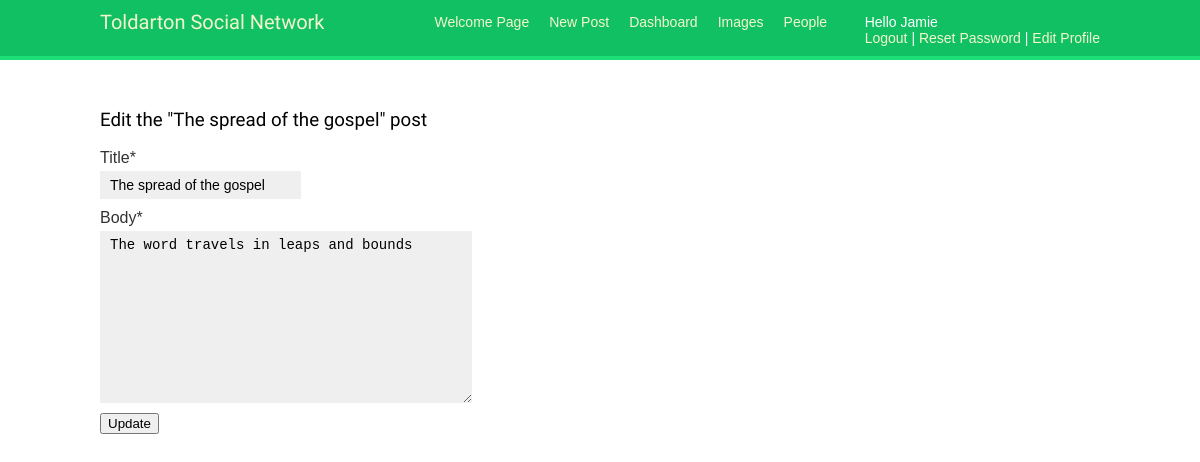
/posts/new/2/edit/ (signed in), run on the app's committed database.
### posts/models.py (models this page shows, shortened)
class Post(models.Model):
    title = models.CharField(max_length=255)
    body = models.TextField()
    date = models.DateTimeField(auto_now_add=True)
    author = models.ForeignKey(get_user_model(), on_delete=models.CASCADE, )
    class Meta:
        ordering = ['-date']

### posts/views.py (the view)
# urls.py: path('<int:pk>/edit/', PostUpdateView.as_view(), name='post_edit'),
class PostUpdateView(LoginRequiredMixin, UserPassesTestMixin, UpdateView):
    model = Post
    fields = ('title', 'body',)
    template_name = 'post_edit.html'
    login_url = 'login'
    def test_func(self):
        obj = self.get_object()
        return obj.author == self.request.user

### account/templates/post_edit.html (shortened to what this page needs)
{% extends 'base.html' %}
{% load crispy_forms_tags %}
{% block content %}
    <div class="row">
        <div class="col-sm-6">
            <h3>Edit the "{{ post.title }}" post</h3>
            <form action="" method="post">{% csrf_token %}
                {% crispy form %}
                <button class="btn btn-info ml-2" type="submit">Update</button>
            </form>
        </div>
    </div>
{% endblock content %}

### account/templates/base.html (shortened to what this page needs)
{% load static %}
<!DOCTYPE html>
<html>
<head>
  <link href="{% static "css/base.css" %}" rel="stylesheet">
</head>
<body>
  <div id="header">
    <span class="logo">Toldarton Social Network</span>
    {% if request.user.is_authenticated %}
    <ul class="menu">
      <li {% if section == "dashboard" %}class="selected"{% endif %}>
        <a href="{% url "dashboard" %}">Welcome Page</a>
      </li>
    <li {% if section == "post_new" %}class="selected"{% endif %}>
    <a href="{% url "post_new" %}">New Post</a>
      </li>
    <li {% if section == "post_list" %}class="selected"{% endif %}>
        <a href="post_list">Dashboard</a>
      <li {% if section == "images" %}class="selected"{% endif %}>
        <a href="#">Images</a>
      </li>
      <li {% if section == "people" %}class="selected"{% endif %}>
        <a href="{% url "user_list" %}">People</a>
      </li>
    </ul>
  {% endif %}
  <span class="user">
    {% if request.user.is_authenticated %}
      Hello {{ request.user }}
	  <br>
      <a href="{% url "logout" %}">Logout</a> |
	  <a href="{% url "password_change" %}">Reset Password</a> |
      <a href="{% url "edit" %}">Edit Profile</a>
    {% else %}
      <a href="{% url "login" %}">Log-in</a>
    {% endif %}
  </span>
  </div>
  <div id="content">
    {% block content %}
    {% endblock %}
  </div>
</body>
</html>

### account/static/css/base.css (style rules this page uses)
body { margin:0; padding:0; font-family:helvetica, sans-serif; }
a { color:#12c064; text-decoration:none; }
h1, h2, h3, h4, h5 , h6 { font-family: 'Muli', sans-serif; font-weight:normal; }
#header { padding:10px 100px; font-size:14px; background:#12c064; color:#fff; border-bottom:4px solid #1cdf78; overflow:auto; }
#header .logo { font-family: 'Muli', sans-serif; float:left; color:#f3f7cc; font-size:20px; margin-right:10%; }
#header ul.menu { list-style:none; float:left; margin:0; padding:0; }
#header ul.menu li { float:left; padding:4px 10px; }
#header a { color:#f3f7cc; }
#header .user { float:right; padding-top:4px; text-transform: capitalize; }
#content { padding:30px 100px; }
form { overflow:auto; }
label { float:left; clear:both; color:#333; margin-bottom:4px; }
input, textarea { clear:both; float:left; margin:0 0 10px; background:#efefef; border:0; padding:6px 10px; font-size:14px; }

### data on the page
Post: title "The spread of the gospel", body "The word travels in leaps and bounds"

### other printed values
{{ request.user }} "Jamie"
